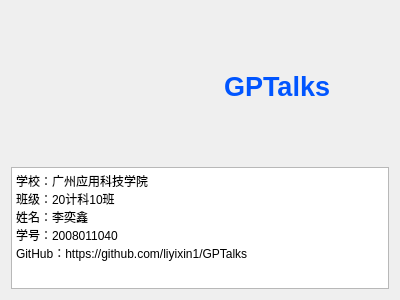
<?xml version="1.0" encoding="UTF-8"?>
<ui version="4.0">
 <class>about_dialog</class>
 <widget class="QDialog" name="about_dialog">
  <property name="windowModality">
   <enum>Qt::ApplicationModal</enum>
  </property>
  <property name="enabled">
   <bool>true</bool>
  </property>
  <property name="geometry">
   <rect>
    <x>0</x>
    <y>0</y>
    <width>400</width>
    <height>300</height>
   </rect>
  </property>
  <property name="sizePolicy">
   <sizepolicy hsizetype="Fixed" vsizetype="Fixed">
    <horstretch>0</horstretch>
    <verstretch>0</verstretch>
   </sizepolicy>
  </property>
  <property name="minimumSize">
   <size>
    <width>400</width>
    <height>300</height>
   </size>
  </property>
  <property name="maximumSize">
   <size>
    <width>400</width>
    <height>300</height>
   </size>
  </property>
  <property name="cursor">
   <cursorShape>ArrowCursor</cursorShape>
  </property>
  <property name="windowTitle">
   <string>关于</string>
  </property>
  <property name="sizeGripEnabled">
   <bool>false</bool>
  </property>
  <property name="modal">
   <bool>false</bool>
  </property>
  <layout class="QVBoxLayout" name="verticalLayout_2">
   <property name="sizeConstraint">
    <enum>QLayout::SetDefaultConstraint</enum>
   </property>
   <item>
    <layout class="QHBoxLayout" name="horizontalLayout">
     <item>
      <widget class="QLabel" name="label">
       <property name="sizePolicy">
        <sizepolicy hsizetype="Fixed" vsizetype="Fixed">
         <horstretch>0</horstretch>
         <verstretch>0</verstretch>
        </sizepolicy>
       </property>
       <property name="minimumSize">
        <size>
         <width>150</width>
         <height>150</height>
        </size>
       </property>
       <property name="maximumSize">
        <size>
         <width>150</width>
         <height>150</height>
        </size>
       </property>
       <property name="text">
        <string/>
       </property>
       <property name="scaledContents">
        <bool>true</bool>
       </property>
      </widget>
     </item>
     <item>
      <widget class="QLineEdit" name="lineEdit">
       <property name="sizePolicy">
        <sizepolicy hsizetype="Expanding" vsizetype="Expanding">
         <horstretch>0</horstretch>
         <verstretch>0</verstretch>
        </sizepolicy>
       </property>
       <property name="styleSheet">
        <string notr="true">QLineEdit {
        font-size: 20pt; /* 改变字体大小 */
        color: #0055ff; /* 字体颜色 */
        font-weight: bold; /* 字体加粗 */
        padding: 5px; /* 内边距 */
        background-color: transparent; /* 背景颜色 */

    }</string>
       </property>
       <property name="text">
        <string>GPTalks</string>
       </property>
       <property name="frame">
        <bool>false</bool>
       </property>
       <property name="alignment">
        <set>Qt::AlignCenter</set>
       </property>
       <property name="readOnly">
        <bool>true</bool>
       </property>
      </widget>
     </item>
    </layout>
   </item>
   <item>
    <widget class="QTextEdit" name="textEdit">
     <property name="readOnly">
      <bool>true</bool>
     </property>
     <property name="html">
      <string>&lt;!DOCTYPE HTML PUBLIC &quot;-//W3C//DTD HTML 4.0//EN&quot; &quot;http://www.w3.org/TR/REC-html40/strict.dtd&quot;&gt;
&lt;html&gt;&lt;head&gt;&lt;meta name=&quot;qrichtext&quot; content=&quot;1&quot; /&gt;&lt;meta charset=&quot;utf-8&quot; /&gt;&lt;style type=&quot;text/css&quot;&gt;
p, li { white-space: pre-wrap; }
hr { height: 1px; border-width: 0; }
li.unchecked::marker { content: &quot;\2610&quot;; }
li.checked::marker { content: &quot;\2612&quot;; }
&lt;/style&gt;&lt;/head&gt;&lt;body style=&quot; font-family:'Microsoft YaHei UI'; font-size:9pt; font-weight:400; font-style:normal;&quot;&gt;
&lt;p style=&quot; margin-top:0px; margin-bottom:0px; margin-left:0px; margin-right:0px; -qt-block-indent:0; text-indent:0px;&quot;&gt;学校：广州应用科技学院&lt;/p&gt;
&lt;p style=&quot; margin-top:0px; margin-bottom:0px; margin-left:0px; margin-right:0px; -qt-block-indent:0; text-indent:0px;&quot;&gt;班级：20计科10班&lt;/p&gt;
&lt;p style=&quot; margin-top:0px; margin-bottom:0px; margin-left:0px; margin-right:0px; -qt-block-indent:0; text-indent:0px;&quot;&gt;姓名：李奕鑫&lt;/p&gt;
&lt;p style=&quot; margin-top:0px; margin-bottom:0px; margin-left:0px; margin-right:0px; -qt-block-indent:0; text-indent:0px;&quot;&gt;学号：2008011040&lt;/p&gt;
&lt;p style=&quot; margin-top:0px; margin-bottom:0px; margin-left:0px; margin-right:0px; -qt-block-indent:0; text-indent:0px;&quot;&gt;GitHub：https://github.com/liyixin1/GPTalks&lt;/p&gt;&lt;/body&gt;&lt;/html&gt;</string>
     </property>
    </widget>
   </item>
  </layout>
 </widget>
 <resources/>
 <connections/>
</ui>
